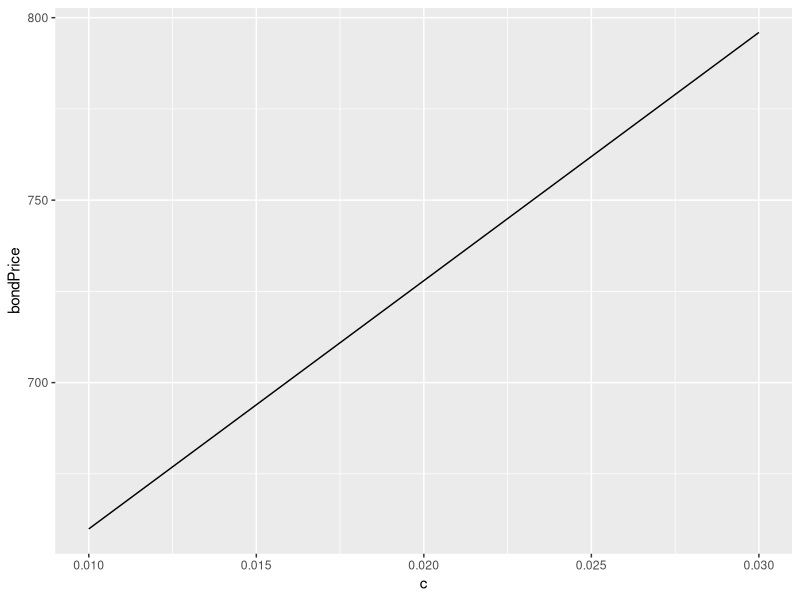
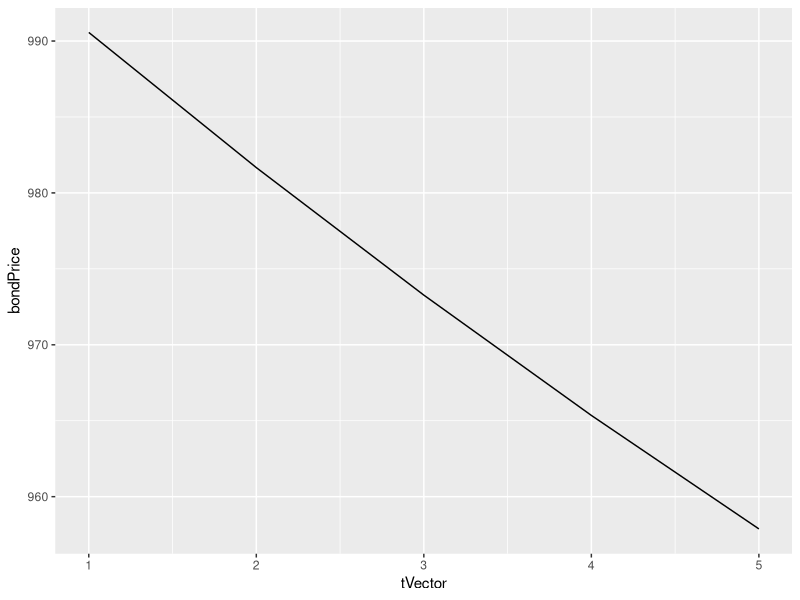
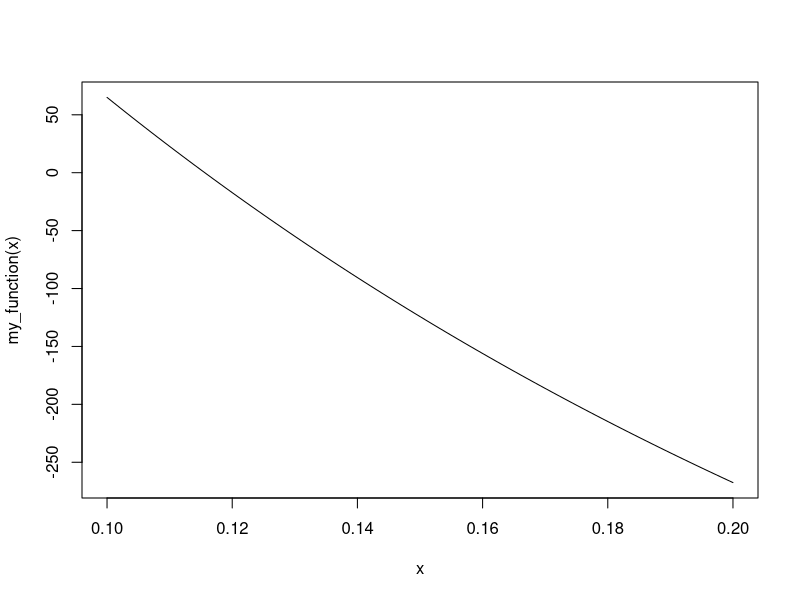
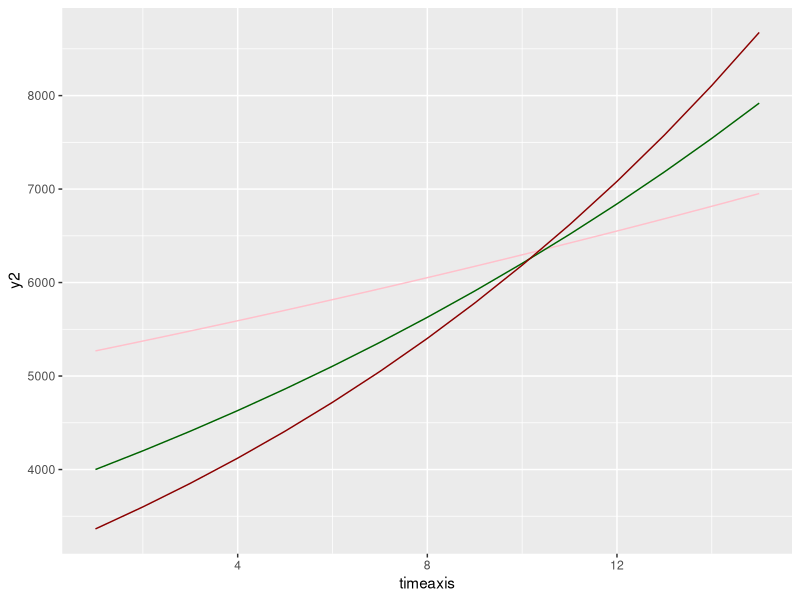

Recreate these plots in R, in order.
rm(list=ls())

#install.packages('dplyr')
require(ggplot2)
require(dplyr)

#1.

coupon_bond_price <- function(f, c, y, t){
  couponPay = c * f
  couponBond = couponPay * ((1 - 1/(1+y)^t) /y) + f/(1+y)^t  
  return(couponBond)
}

coupon_bond_price(1000, 0.04, 0.08, 10)


#(a)

coupon_rate_chart <- function(f, c, y, t){
  cLength <- length(c)
  bondPrice <- rep(0,cLength)
  for (i in 1: cLength) {
    bondPrice[i] <- coupon_bond_price(f, c[i], y, t)
  }
  datafCoup <- data.frame(c, bondPrice)
  c_chart <- ggplot(data=datafCoup, aes(x=c, y=bondPrice, group=1))+ geom_line()
  return(c_chart)
}

coupon_rate_chart(1000, c(0.01,0.02,0.03), 0.06, 9)



#(b) 

t_chart <- function(f, c, y, t){
  tVector <- 1:t
  bondPrice <- rep(0,t)
  for (i in 1: t) {
    bondPrice[i] <- coupon_bond_price(f, c, y, i)
  }
  dataft <- data.frame(tVector, bondPrice)
  t_chart <- ggplot(data=dataft, aes(x=tVector, y=bondPrice, group=1))+ geom_line()
  return(t_chart)
}

t_chart(1000, 0.05, 0.06, 5)


#(c)

data_frame1c <- function(f, c, y, t){
  cashflow <- rep(c*f, t)
  cashflow[t] <- c*f+f
  pv_factor <- rep(0,t)
  pv <- rep(0,t)
  for(i in 1: t){
    pv[i] <- (cashflow[i]/((1+y)^i))
    pv_factor[i] <- (pv[i] / cashflow[i])
  }
  dataFrame0 <- data.frame(cashflow, pv_factor, pv)
  return(dataFrame0)
}

data_frame1c(100, 0.05, 0.02, 10)

#2  A coupon-bond that pays interest of $100 annually has a par value of $1,000, matures in 6
# years, and is selling today at $65
#????? 65 or 650

#(a)

data_frame2a <- function(f, c, y, t){
  yLength <- length(y)
  bondPrice <- rep(0,yLength)
  for (i in 1: yLength) {
    bondPrice[i] <- coupon_bond_price(f, c, y[i], t)
  }
  datafy <- data.frame(y, bondPrice)
  return(datafy)
}


data_frame2a(1000, 0.1, c(0.01, 0.02, 0.03, 0.04, 0.05, 0.06, 0.07, 0.08, 0.09, 0.1, 
                    0.11, 0.12, 0.13, 0.14, 0.15, 0.16, 0.17, 0.18, 0.19, 0.2), 6)


# YTM = 0.115



#(b)uniroot 

my_function <- function(x){
  ((100*((1-(1/((1+x)**6)))/x))+(1000*(1/((1+x)**6))))-935
}

curve(expr = my_function,
      from = 0.1,
      to = 0.2)

uniroot_out <- uniroot(f = my_function, interval = c(0.1,0.2))
uniroot_out

# y= 0.115



#3. Consider a bond at $100 par value, 5% annual coupon rate, 20 years to maturity, 5% yield
# to maturity 

#(a) Calculate the duration and convexity of the bond. Write an R function to do so.
# What is the modified duration of this bond?

Duration_Convexity <- function(f, c, y, t){
  tVector <- 1:t
  cashflow <- rep(c*f, t)
  cashflow[t] <- c*f+f
  for(i in 1: t){
    D = i * ((cashflow[i]/(1+y)^i)/coupon_bond_price(f, c, y, i))
    Convexity = (1/coupon_bond_price(f, c, y, i))*(1/(1+y)^2)*(cashflow[i]*(i^2+i)/(1+y)^i)
  }
  #dataFrame0 <- data.frame(cashflow, pv_factor, pv)
  return(paste(D, Convexity))
}

Duration_Convexity(100, 0.05, 0.05, 20)

#Duration: 7.9, Convexity: 150.8
#Modified Duration = Duration/(1+y) = 7.9/(1+0.05) = 7.52

#(b) If the YTM is expected to increase to 7%, what is the price change due to duration
#only, due to convexity only, and due to both?

# Price_change_Duration = (-D)*(change_in_y) = (-7.9)*(0.07-0.05) = 0.158
# Price_change_Convexity = (1/2)*(Convexity)*(change_in_y)^2 = (1/2)*(150.8)*(0.02)^2 = 0.03 
# Price_change_Both = 0.158 + 0.03 = 0.188


#4. You have a bond which consists of a 12-year annual coupon bond with par value of
# $4,000, 5% coupon rate, 5% yield to maturity


#(a) Make an R function to calculate the portfolio value from t = 0 to t = 14? (Hint:
#portfolio value = price of bond + value of re-invested coupons)

t_potfolio <- function(f, c, y, t){
  tVector <- 1:12
  cashflow <- rep(c*f, t)
  reinvestCou <- rep(0,12)
  bondPrice <- rep(0,t)
  tempbondPrice <- rep(0,12)
  total <- rep(0,13)
  
  for (i in 1: t) {
    bondPrice[i] <- coupon_bond_price(f, c, y, i)
    #tempbondPrice[i] <- bondPrice[t-i+1]
    if(i == 1){
      reinvestCou[i] = 0
    }
    else{
      reinvestCou[i] <- ((1+y)^(i-1)-1)/y*cashflow[i-1]
    }
  }
  #tempbondPrice = rev(bondPrice)
  for (i in 1: t){
   tempbondPrice[i] <- bondPrice[t-i+1]
   total[i] <- tempbondPrice[i] + reinvestCou[i]
  }
  total[13] <- ((1+y)^t-1)/y*c*f+f
  #dataft <- data.frame(tVector, tempbondPrice, reinvestCou, total)
  total[14] <- total[13]*(1+y)
  total[15] <- total[14]*(1+y)
  return(total)
}
  

t_potfolio(4000,0.05,0.05,12) 

# from t=0 to t=14: [0]4000.000 [1]4200.000 [2]4410.000 [3]4630.500 [4]4862.025 [5]5105.126 [6]5360.383 [7]5628.402 [8]5909.822
# [9] 6205.313 [10]6515.579 [11]6841.357 [12]7183.425 [13]7542.597  [14]7919.726


#(b) Recalculate the values if yield increases to 7% just after the purchase. Do the
# same calculation if yield decreases to 2%

t_potfolio(4000, 0.05, 0.07, 15)
# y=7% : [0]3271.367  [1]3500.363  [2]3745.388  [3]4007.565  [4]4288.095  [5]4588.261  [6]4909.440  [7]5253.100
# [8]5620.817  [9]6014.275  [10]6435.274  [11]6885.743  [12]9025.804  [13]9657.611 [14]10333.643
t_potfolio(4000, 0.05, 0.02, 15)
# y=2% : [0]5541.912 [1]5652.750 [2]5765.805 [3]5881.121 [4]5998.743 [5]6118.718 [6]6241.093 [7]6365.914 [8]6493.233
# [9]6623.097 [10]6755.559 [11]6890.671 [12]7458.683 [13]7607.857 [14]7760.014


#(c) Plot three lines for the portfolio values for the three YTM values (2%, 5%, 7%) as
# a function of time and see where these lines are intersecting and at what time. Is
# this time equal to the duration of the portfolio? Why or why not?

Y_port_chart <- function(chart){
  timeaxis <- 1:15
  y2 <- t_potfolio(4000,0.05,0.02,12)
  y5 <- t_potfolio(4000,0.05,0.05,12)
  y7 <- t_potfolio(4000,0.05,0.07,12)
  dataFrame4c <- data.frame(y2,y5,y7,timeaxis)
  theChart <- ggplot(dataFrame4c, aes(x=timeaxis))+
    geom_line(aes(y=y2),color="pink") +
    geom_line(aes(y=y5),color="darkgreen") +
    geom_line(aes(y=y7),color="darkred")
  return (theChart)
}

Y_port_chart(chart)


#5. An Energy company has a liability to pay out $1,000 to its suppliers in each of the years 5
# to 8 (i.e., at times 5, 6, 7, 8). The yield curve is flat; the annually compounded interest
# rate is 4%. There is a bond market in which two zero coupon bonds are traded: one 5-year
# bond and one 25-year bond. For simplicity, assume that the face value of the bonds is $1
# dollar. Current time is t = 0

# (a) Calculate the present value and the Macauley duration of the company’s liabilities
npv <- function(cashflow,r){
  t <- length(cashflow)
  pv <- 0
  for (i in 1:t){
    pv <- pv + (cashflow[i]/((1+r)^i))
  }
  return (pv)
}

npv(c(0,0,0,0,1000,1000,1000,1000),0.04)
#npv = 3102.85

M_duration <- function(cashflow,r){
  t <- length(cashflow)
  dis <- rep(0,t)
  period <- rep(0,t)
  for (i in 1:t){
    dis[i] <- 1/((1+r)^i)
    period[i] <- i * cashflow[i] * dis[i]
  }
  periodSum <- sum(period)
  macD <- periodSum / npv(cashflow,r)
  return (macD)
}

M_duration(c(0,0,0,0,1000,1000,1000,1000), 0.04)
# m duration: 6.45

# (b) Construct a portfolio with the two zero coupon bonds such that the combined
# asset-liability position is immunised today t = 0 to interest rate fluctuations?

pv <- function(f,r,t){
  pv1 <- f/((1+r)^t)
  return (pv1)
}

# pv5 = 0.8219271
# pv25 = 0.3751168

weight_port <- function(x){
  w1 <- 0
  w2 <- 0
  for (x1 in seq(0,1000,by=0.01)){
    for (x2 in seq(0,3000,by=0.01)){
      if (x1*0.82 + x2*0.37 == 3102 & (x1/(x1+x2))*5+(x2/(x1+x2))*25 == 6.45){
        w1 <- x1
        w2 <- x2
      }
    }
  }
  return (x1,x2)
}

# portfolio: x1 = 3651, x2 = 285

